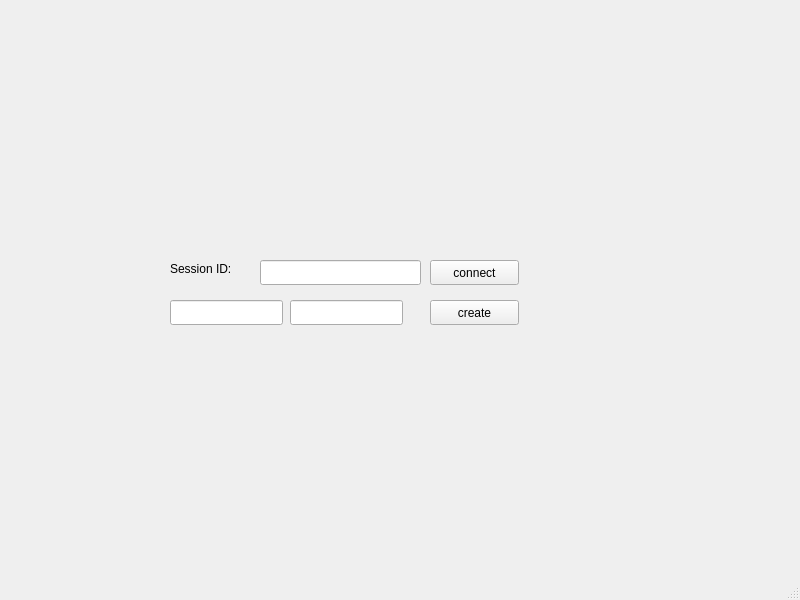
<?xml version="1.0" encoding="UTF-8"?>
<ui version="4.0">
 <class>MainWindow</class>
 <widget class="QMainWindow" name="MainWindow">
  <property name="geometry">
   <rect>
    <x>0</x>
    <y>0</y>
    <width>800</width>
    <height>600</height>
   </rect>
  </property>
  <property name="windowTitle">
   <string>MainWindow</string>
  </property>
  <widget class="QWidget" name="centralwidget">
   <widget class="QLineEdit" name="sessionIdEdit">
    <property name="geometry">
     <rect>
      <x>260</x>
      <y>260</y>
      <width>161</width>
      <height>25</height>
     </rect>
    </property>
   </widget>
   <widget class="QLabel" name="label">
    <property name="geometry">
     <rect>
      <x>170</x>
      <y>260</y>
      <width>81</width>
      <height>17</height>
     </rect>
    </property>
    <property name="text">
     <string>Session ID:</string>
    </property>
   </widget>
   <widget class="QPushButton" name="connectButton">
    <property name="geometry">
     <rect>
      <x>430</x>
      <y>260</y>
      <width>89</width>
      <height>25</height>
     </rect>
    </property>
    <property name="text">
     <string>connect</string>
    </property>
   </widget>
   <widget class="QLineEdit" name="widthEdit">
    <property name="geometry">
     <rect>
      <x>170</x>
      <y>300</y>
      <width>113</width>
      <height>25</height>
     </rect>
    </property>
   </widget>
   <widget class="QLineEdit" name="heightEdit">
    <property name="geometry">
     <rect>
      <x>290</x>
      <y>300</y>
      <width>113</width>
      <height>25</height>
     </rect>
    </property>
   </widget>
   <widget class="QPushButton" name="createSessionButton">
    <property name="geometry">
     <rect>
      <x>430</x>
      <y>300</y>
      <width>89</width>
      <height>25</height>
     </rect>
    </property>
    <property name="text">
     <string>create</string>
    </property>
   </widget>
  </widget>
  <widget class="QStatusBar" name="statusbar"/>
 </widget>
 <resources/>
 <connections/>
</ui>
